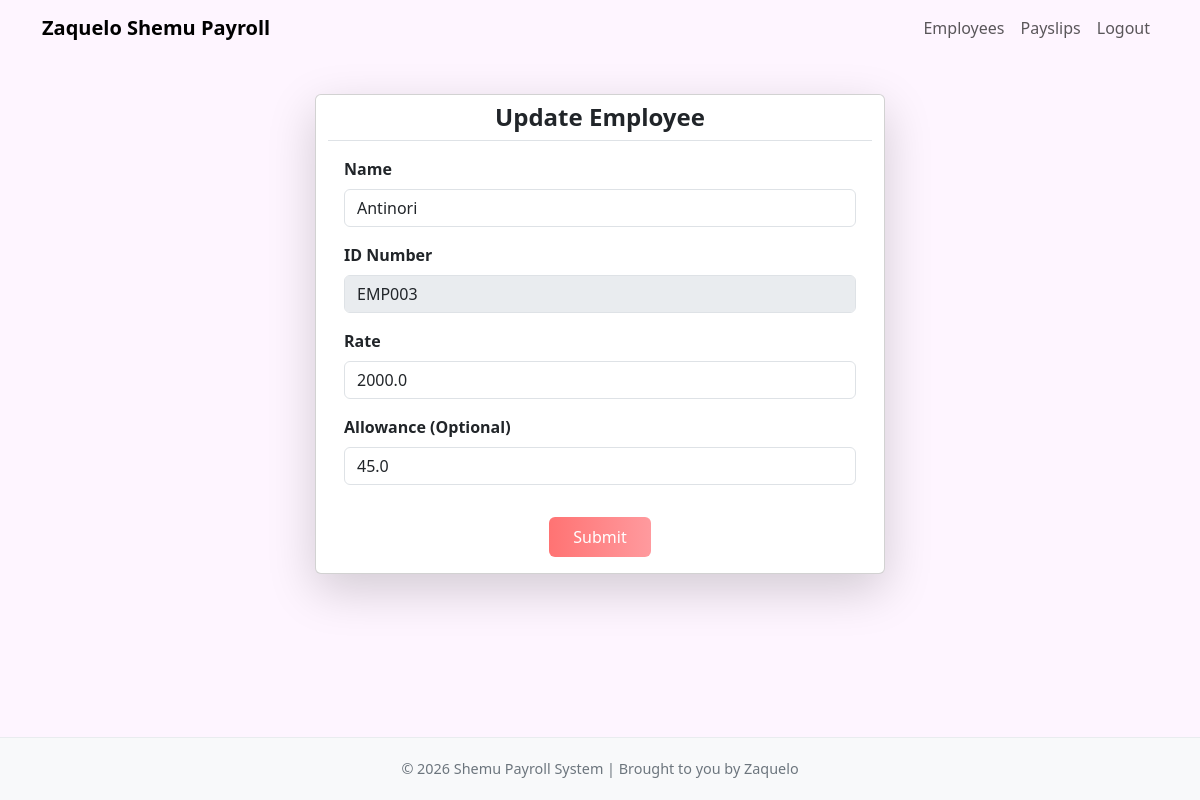
The app's page /employees/update/5/ (signed in), older data.
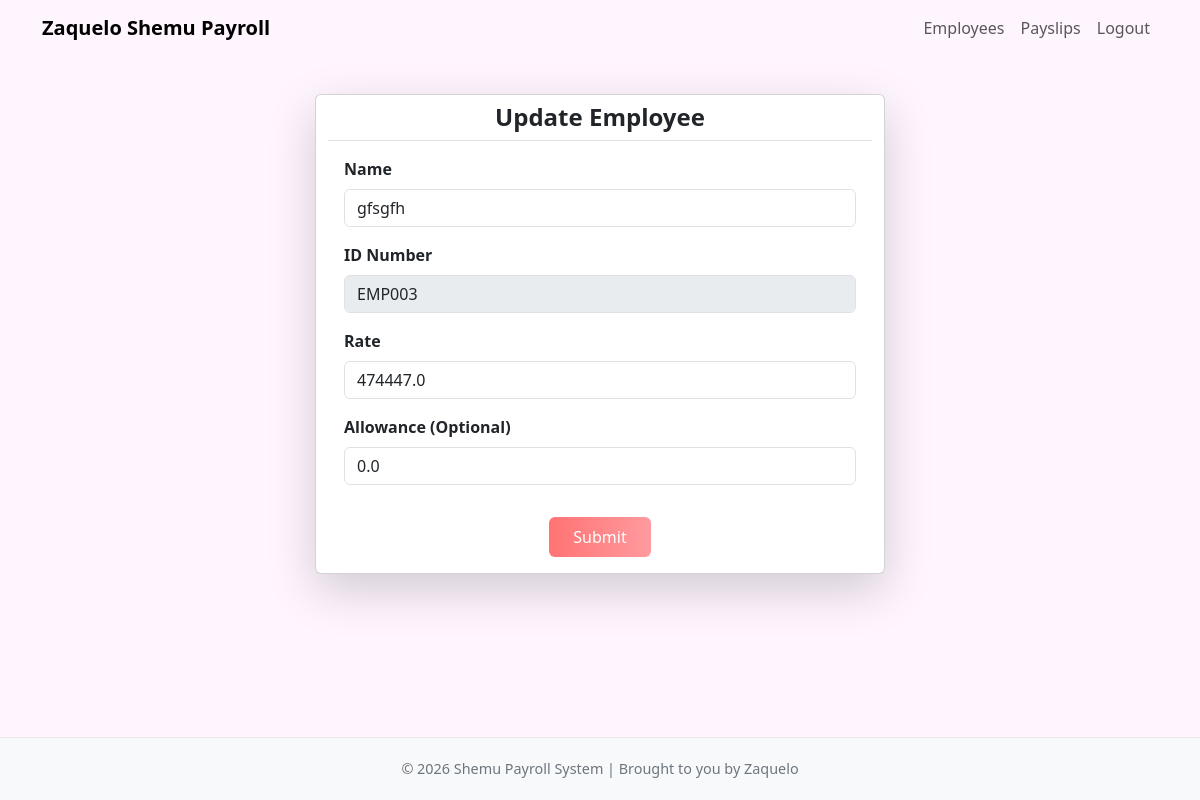
The same page, newer data.
### payroll_app/models.py (models this page shows, shortened)
class Employee(models.Model):
    name = models.CharField(max_length=255)
    id_number = models.CharField(max_length=100, unique=True)
    rate = models.FloatField()
    overtime_pay = models.FloatField(null=True, blank=True, default=0)
    allowance = models.FloatField(null=True, blank=True, default=0)

### payroll_app/views.py (the view, shortened to what this page needs)
# urls.py: path('employees/update/<int:pk>/', views.update_employee, name='update_employee'),
@login_required
def update_employee(request, pk):
    if not _require_admin(request):
        return HttpResponseForbidden("Only admins can access this page.")
    employee = get_object_or_404(Employee, pk=pk)
    context = {'employee': employee}
    return render(request, 'payroll_app/employees/update_employee.html', context)

### payroll_app/views.py (called while the page is built)
def _is_admin(user):
    return user.is_staff or user.is_superuser

def _require_admin(request):
    return _is_admin(request.user)

### payroll_app/templates/payroll_app/employees/update_employee.html (shortened to what this page needs)
{% extends 'payroll_app/base.html' %}
{% block content %}
<div class="row justify-content-center py-4">
    <div class="card shadow-lg w-50 bg-white">
        <div class="card-header text-center bg-white border-bottom">
            <h1 class="h4 mb-0 text-dark"><strong>Update Employee</strong></h1>
        </div>
        <div class="card-body">
            <form id="add_employee_form" method="POST">
                <div class="mb-3">
                    <label for="name" class="form-label fw-semibold text-dark">Name</label>
                    <input type="text" class="form-control" id="name" name="name" value="{{ employee.name }}">
                </div>
                <div class="mb-3">
                    <label for="id_number" class="form-label fw-semibold text-dark">ID Number</label>
                    <input type="text" class="form-control" id="id_number" name="id_number" value="{{ employee.id_number }}" disabled>
                </div>
                <div class="mb-3">
                    <label for="rate" class="form-label fw-semibold text-dark">Rate</label>
                    <input type="number" step="0.01" min="0" class="form-control" id="rate" name="rate" value="{{ employee.rate }}" required>
                </div>
                <div class="mb-3">
                    <label for="allowance" class="form-label fw-semibold text-dark">Allowance (Optional)</label>
                    <input type="number" step="0.01" min="0" class="form-control" id="allowance" name="allowance" value="{{ employee.allowance }}">
                </div>
                <div class="text-center">
                    <button class="btn btn-gradient px-4 py-2 mt-3">
                         Submit
                    </button>
                </div>
            </form>
        </div>
    </div>
</div>
{% endblock %}

Row changes from the older to the newer data that the page shows:
changed Employee "EMP003": name "Antinori" → "gfsgfh"; rate "2000.0" → "474447.0"; allowance "45.0" → "0.0"
